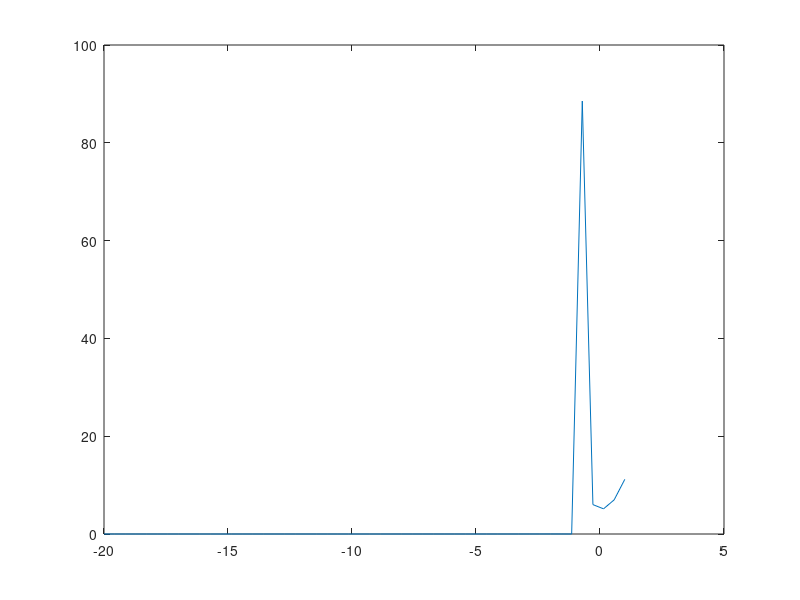

Reproduce this figure in MATLAB. (Note: this script raises an error after producing the figure.)
function EcuacionExponencialCaso3()
clc
clear all;

disp ('Calculo del dominio y rango de funciones');
disp ('Funcion Exponencial Caso 3');
disp ('Sea la funcion a^((bx^2 + cx + d) / (ex + f)) :');

A=input('Ingrese el valor de A: ');
B=input('Ingrese el valor de B: ');
C=input('Ingrese el valor de C: ');
D=input('Ingrese el valor de D: ');
E=input('Ingrese el valor de E: ');
F=input('Ingrese el valor de F: ');

x = linspace (-20, 1, 50);

y= A.^((B*x.^2 + C*x + D )./(E*x + F));

plot (x,y);

W = -F./E;

disp ("El dominio es: (-?, " + W + ") U ("+ W + ", ?)")